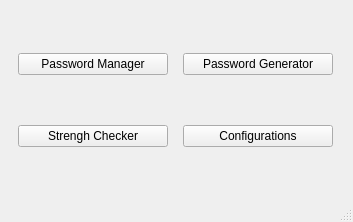
<?xml version="1.0" encoding="UTF-8"?>
<ui version="4.0">
 <class>MainWindow</class>
 <widget class="QMainWindow" name="MainWindow">
  <property name="geometry">
   <rect>
    <x>0</x>
    <y>0</y>
    <width>353</width>
    <height>222</height>
   </rect>
  </property>
  <property name="windowTitle">
   <string>MainWindow</string>
  </property>
  <widget class="QWidget" name="centralwidget">
   <layout class="QGridLayout" name="gridLayout">
    <item row="0" column="0">
     <widget class="QPushButton" name="pushButton">
      <property name="maximumSize">
       <size>
        <width>150</width>
        <height>16777215</height>
       </size>
      </property>
      <property name="text">
       <string>Password Manager</string>
      </property>
     </widget>
    </item>
    <item row="0" column="1">
     <widget class="QPushButton" name="pushButton_2">
      <property name="maximumSize">
       <size>
        <width>150</width>
        <height>16777215</height>
       </size>
      </property>
      <property name="text">
       <string>Password Generator</string>
      </property>
     </widget>
    </item>
    <item row="1" column="0">
     <widget class="QPushButton" name="pushButton_3">
      <property name="maximumSize">
       <size>
        <width>150</width>
        <height>16777215</height>
       </size>
      </property>
      <property name="text">
       <string>Strengh Checker</string>
      </property>
     </widget>
    </item>
    <item row="1" column="1">
     <widget class="QPushButton" name="pushButton_4">
      <property name="maximumSize">
       <size>
        <width>150</width>
        <height>16777215</height>
       </size>
      </property>
      <property name="text">
       <string>Configurations</string>
      </property>
     </widget>
    </item>
   </layout>
  </widget>
  <widget class="QStatusBar" name="statusbar"/>
 </widget>
 <resources/>
 <connections/>
</ui>
